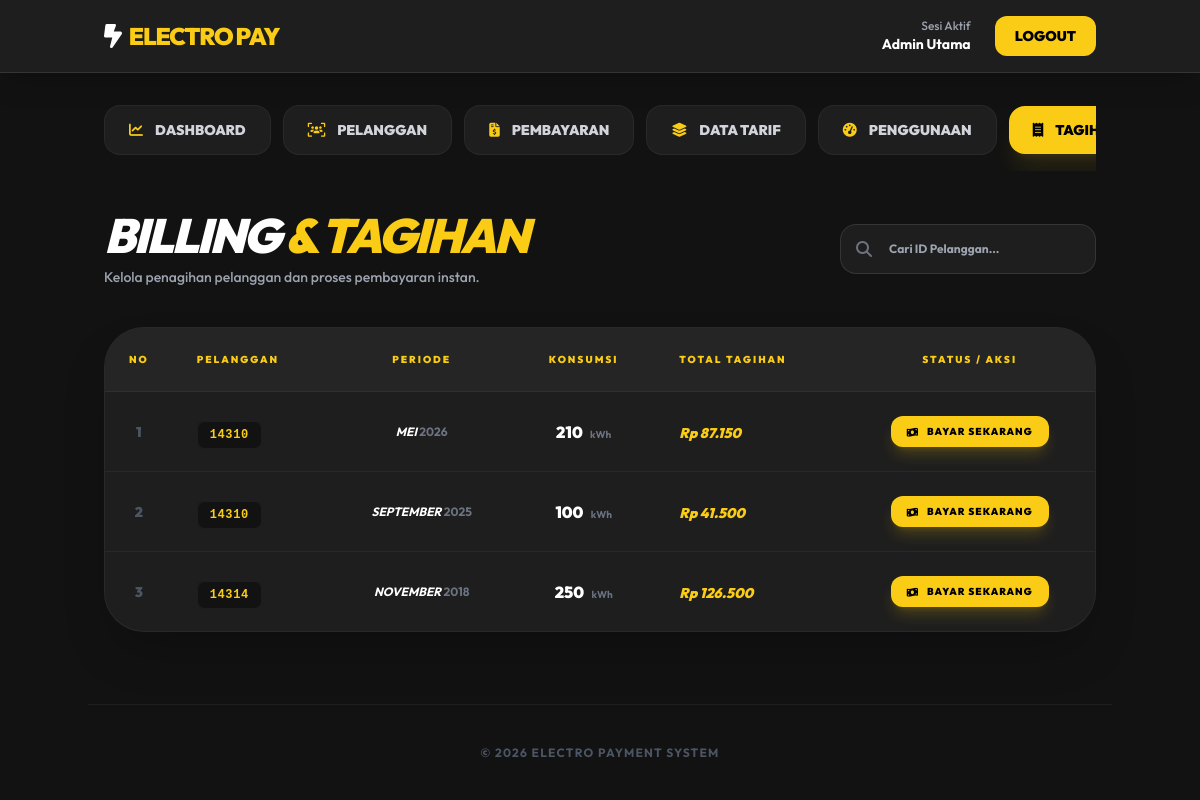
The page /index.php?page=tagihan (signed in) on the database its author committed.
### tables this page shows
CREATE TABLE `payment_tagihan` (
  `id` int(11) NOT NULL,
  `id_pelanggan` varchar(100) NOT NULL,
  `bulan` varchar(50) NOT NULL,
  `tahun` varchar(50) NOT NULL,
  `jumlahmeter` int(11) NOT NULL,
  `jumlahtagihan` varchar(50) NOT NULL,
  `status` int(2) NOT NULL
);

### data_tagihan.php (the view, shortened to what this page needs)
<?php
include 'koneksi.php';
$query = mysqli_query($koneksi, "SELECT t.*, p.id_bayar
                                 FROM payment_tagihan t
                                 LEFT JOIN payment_pembayaran p ON t.id_pelanggan = p.id_pelanggan AND t.bulan = p.bulanbayar
                                 ORDER BY t.id DESC");
?>
<div class="mb-10 flex flex-col md:flex-row justify-between items-start md:items-center gap-6 animate-fadeIn">
    <div>
        <h2 class="text-3xl md:text-5xl font-black uppercase italic tracking-tighter text-white">
            Billing <span class="text-yellow-400">& Tagihan</span>
        </h2>
        <p class="text-gray-400 mt-2 font-medium text-sm">Kelola penagihan pelanggan dan proses pembayaran instan.</p>
    </div>
    <div class="flex gap-3 w-full md:w-auto">
        <div class="relative group w-full md:w-64">
            <i class="fa-solid fa-search absolute left-4 top-1/2 -translate-y-1/2 text-gray-500"></i>
            <input type="text" placeholder="Cari ID Pelanggan..." class="w-full bg-[#1e1e1e] border border-white/10 rounded-2xl py-4 pl-12 pr-4 text-xs font-bold text-white focus:outline-none focus:border-yellow-400 transition">
        </div>
    </div>
</div>
<div class="bg-[#1e1e1e] rounded-[2.5rem] border border-white/5 overflow-hidden shadow-2xl relative">
    <div class="overflow-x-auto">
        <table class="w-full text-left border-collapse">
            <thead>
                <tr class="bg-[#252525] border-b border-white/5">
                    <th class="px-6 py-6 text-[10px] font-black text-yellow-400 uppercase tracking-[0.2em] text-center w-16">No</th>
                    <th class="px-6 py-6 text-[10px] font-black text-yellow-400 uppercase tracking-[0.2em]">Pelanggan</th>
                    <th class="px-6 py-6 text-[10px] font-black text-yellow-400 uppercase tracking-[0.2em] text-center">Periode</th>
                    <th class="px-6 py-6 text-[10px] font-black text-yellow-400 uppercase tracking-[0.2em] text-center">Konsumsi</th>
                    <th class="px-6 py-6 text-[10px] font-black text-yellow-400 uppercase tracking-[0.2em]">Total Tagihan</th>
                    <th class="px-6 py-6 text-[10px] font-black text-yellow-400 uppercase tracking-[0.2em] text-center">Status / Aksi</th>
                </tr>
            </thead>
            <tbody class="divide-y divide-white/5">
                <?php
                $no = 1;
                while ($row = mysqli_fetch_array($query)) {
                ?>
                <tr class="hover:bg-white/[0.02] transition-colors group">
                    <td class="px-6 py-6 text-sm font-black text-gray-600 text-center"><?= $no++; ?></td>
                    <td class="px-6 py-6">
                        <span class="bg-[#121212] px-3 py-1.5 rounded-lg border border-white/5 font-mono text-xs font-bold text-yellow-400 tracking-wider">
                            <?= $row['id_pelanggan']; ?>
                        </span>
                    </td>
                    <td class="px-6 py-6 text-center text-xs font-bold text-white uppercase italic">
                        <?= $row['bulan']; ?> <span class="text-gray-500 not-italic"><?= $row['tahun']; ?></span>
                    </td>
                    <td class="px-6 py-6 text-center">
                        <span class="text-white font-black"><?= $row['jumlahmeter']; ?></span>
                        <span class="text-[10px] text-gray-500 font-bold ml-1">kWh</span>
                    </td>
                    <td class="px-6 py-6">
                        <span class="text-yellow-400 font-black italic text-sm">Rp <?= number_format($row['jumlahtagihan'], 0, ',', '.'); ?></span>
                    </td>
                    <td class="px-6 py-6 text-center">
                        <?php if ($row['status'] == 1) : ?>
                            <div class="flex items-center justify-center gap-2">
                                <div class="inline-flex items-center gap-2 px-4 py-2 bg-green-500/10 text-green-500 rounded-xl border border-green-500/20 shadow-lg shadow-green-500/5">
                                    <i class="fa-solid fa-circle-check text-[10px]"></i>
                                    <span class="text-[10px] font-black uppercase tracking-widest">PAID</span>
                                </div>
                                <a href="cetak_struk.php?id=<?= $row['id_bayar']; ?>" target="_blank" class="w-10 h-10 flex items-center justify-center bg-[#121212] hover:bg-white text-gray-500 hover:text-black rounded-xl transition-all border border-white/5 shadow-lg">
                                    <i class="fa-solid fa-print text-xs"></i>
                                </a>
                            </div>
                        <?php else : ?>
                            <a href="index.php?page=tagihan&bayar_id=<?= $row['id']; ?>"
                               onclick="return confirm('Konfirmasi pembayaran untuk ID <?= $row['id_pelanggan']; ?>?')"
                               class="inline-flex items-center gap-2 bg-yellow-400 hover:bg-yellow-500 text-black px-4 py-2 rounded-xl font-black text-[10px] transition transform hover:scale-105 uppercase tracking-widest shadow-lg shadow-yellow-400/20">
                                <i class="fa-solid fa-money-bill-wave"></i> Bayar Sekarang
                            </a>
                        <?php endif; ?>
                    </td>
                </tr>
                <?php } ?>
            </tbody>
        </table>
    </div>
</div>

### index.php (shortened to what this page needs)
<?php
include 'koneksi.php';
$page = isset($_GET['page']) ? $_GET['page'] : 'dashboard';
?>
<!DOCTYPE html>
<html lang="en">
<head>
    <script src="https://cdn.tailwindcss.com"></script>
    <link rel="stylesheet" href="https://cdnjs.cloudflare.com/ajax/libs/font-awesome/6.5.1/css/all.min.css" />
</head>
<body class="bg-[#121212] text-white min-h-screen">
    <header class="sticky top-0 z-50 bg-[#1e1e1e] border-b border-white/10 shadow-xl">
        <div class="container mx-auto px-4 py-4 flex justify-between items-center">
            <a href="index.php" class="text-2xl font-black text-yellow-400 flex items-center gap-2 uppercase tracking-tighter">
                <i class="fa-solid fa-bolt-lightning text-white"></i> Electro Pay
            </a>
            <div class="flex items-center gap-4">
                <div class="hidden md:flex flex-col items-end mr-2">
                    <span class="text-xs text-gray-400 font-medium">Sesi Aktif</span>
                    <span class="text-sm font-bold">Admin Utama</span>
                </div>
                <a href="logout.php" class="bg-yellow-400 hover:bg-yellow-500 text-black px-5 py-2.5 rounded-xl text-sm font-black transition-all">LOGOUT</a>
            </div>
        </div>
    </header>
    <main class="container mx-auto px-4 py-8">
        <nav class="mb-10 overflow-x-auto scrollbar-hide">
            <ul class="flex items-center gap-3 min-w-max pb-4">
                <li>
                    <a href="index.php?page=dashboard" class="flex items-center gap-3 <?= ($page == 'dashboard') ? 'bg-yellow-400 text-black shadow-xl shadow-yellow-400/10' : 'bg-[#1e1e1e] text-gray-300 border border-white/5' ?> px-6 py-3.5 rounded-2xl text-sm font-black transition">
                        <i class="fa-solid fa-chart-line <?= ($page == 'dashboard') ? '' : 'text-yellow-400' ?>"></i> DASHBOARD
                    </a>
                </li>
                <li>
                    <a href="index.php?page=pelanggan" class="flex items-center gap-3 <?= ($page == 'pelanggan' || $page == 'tambah_pelanggan') ? 'bg-yellow-400 text-black shadow-xl shadow-yellow-400/10' : 'bg-[#1e1e1e] text-gray-300 border border-white/5' ?> px-6 py-3.5 rounded-2xl text-sm font-black transition">
                        <i class="fa-solid fa-users-viewfinder <?= ($page == 'pelanggan' || $page == 'tambah_pelanggan') ? '' : 'text-yellow-400' ?>"></i> PELANGGAN
                    </a>
                </li>
                <li>
                    <a href="index.php?page=pembayaran" class="flex items-center gap-3 <?= ($page == 'pembayaran') ? 'bg-yellow-400 text-black shadow-xl shadow-yellow-400/10' : 'bg-[#1e1e1e] text-gray-300 border border-white/5' ?> px-6 py-3.5 rounded-2xl text-sm font-black transition">
                        <i class="fa-solid fa-file-invoice-dollar <?= ($page == 'pembayaran') ? '' : 'text-yellow-400' ?>"></i> PEMBAYARAN
                    </a>
                </li>
                <li>
                    <a href="index.php?page=tarif" class="flex items-center gap-3 <?= ($page == 'tarif') ? 'bg-yellow-400 text-black shadow-xl shadow-yellow-400/10' : 'bg-[#1e1e1e] text-gray-300 border border-white/5' ?> px-6 py-3.5 rounded-2xl text-sm font-black transition">
                        <i class="fa-solid fa-layer-group <?= ($page == 'tarif') ? '' : 'text-yellow-400' ?>"></i> DATA TARIF
                    </a>
                </li>
                <li>
                    <a href="index.php?page=penggunaan" class="flex items-center gap-3 <?= ($page == 'penggunaan') ? 'bg-yellow-400 text-black shadow-xl shadow-yellow-400/10' : 'bg-[#1e1e1e] text-gray-300 border border-white/5' ?> px-6 py-3.5 rounded-2xl text-sm font-black transition">
                        <i class="fa-solid fa-gauge-high <?= ($page == 'penggunaan') ? '' : 'text-yellow-400' ?>"></i> PENGGUNAAN
                    </a>
                </li>
                <li>
                    <a href="index.php?page=tagihan" class="flex items-center gap-3 <?= ($page == 'tagihan') ? 'bg-yellow-400 text-black shadow-xl shadow-yellow-400/10' : 'bg-[#1e1e1e] text-gray-300 border border-white/5' ?> px-6 py-3.5 rounded-2xl text-sm font-black transition">
                        <i class="fa-solid fa-receipt <?= ($page == 'tagihan') ? '' : 'text-yellow-400' ?>"></i> TAGIHAN
                    </a>
                </li>
            </ul>
        </nav>
        <div class="animate-fadeIn">
            <?php
                switch ($page) {
                    case 'tagihan':
                        include "data_tagihan.php";
                        break;
                }
            ?>
        </div>
    </main>
    <footer class="container mx-auto px-4 py-10 mt-10 border-t border-white/5 text-center text-gray-600">
        <p class="text-xs font-bold uppercase tracking-widest">&copy; 2026 Electro Payment System</p>
    </footer>
</body>
</html>

### index.php (style rules this page uses)
body { font-family: 'Outfit', sans-serif; }
.animate-fadeIn { animation: fadeIn 0.4s ease-out forwards; }

### rows shown on the page
payment_tagihan: id_pelanggan "14310", bulan "MEI", tahun "2026", jumlahmeter "210", jumlahtagihan "87.150"
payment_tagihan: id_pelanggan "14310", bulan "SEPTEMBER", tahun "2025", jumlahmeter "100", jumlahtagihan "41.500"
payment_tagihan: id_pelanggan "14314", bulan "NOVEMBER", tahun "2018", jumlahmeter "250", jumlahtagihan "126.500"
